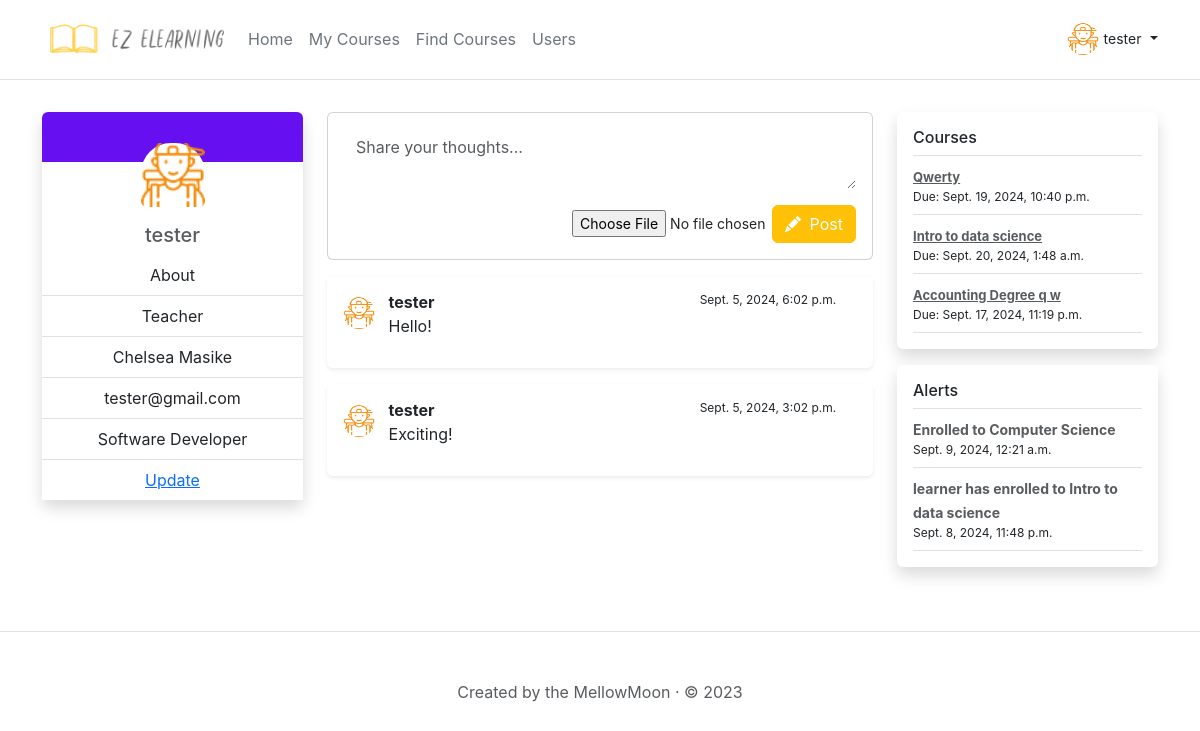
The app's page / (signed in) with its own data.
### eLearning_api/models.py (models this page shows, shortened)
class UserProfile(models.Model):
    profile_id = models.AutoField(primary_key=True)
    created_by = models.ForeignKey(User, on_delete=models.CASCADE)
    created_date = models.DateTimeField(auto_now_add=True)
    status = models.IntegerField(choices=Status.choices(), default=Status.Active)
    dob = models.DateField(default=None, blank=True, null=True)
    occupation = models.CharField(max_length=50, blank=True)
    location = models.CharField(max_length=255, blank=True)
    profile_picture = models.ImageField(upload_to='images/', blank=True)

class UserStatus(models.Model):
    user_status_id = models.AutoField(primary_key=True)
    created_date = models.DateTimeField(auto_now_add=True)
    created_by = models.ForeignKey(User, on_delete=models.CASCADE)
    created_by_username = models.CharField(max_length=255, blank=True)
    message = models.CharField(max_length=255, blank=True)
    media_image = models.ImageField(upload_to='images/posts/', blank=True)

class Course(models.Model):
    course_id = models.AutoField(primary_key=True)
    created_date = models.DateTimeField(auto_now_add=True)
    created_by = models.ForeignKey(User, on_delete=models.CASCADE)
    modified_date = models.DateTimeField(null=True)
    status = models.IntegerField(choices=Status.choices(), default=Status.Active)
    title = models.CharField(max_length=255, blank=False)
    description = models.CharField(max_length=255, blank=True)
    category = models.CharField(max_length=255, blank=False)
    due_date = models.DateTimeField(null=True)

class Alert(models.Model):
    alert_id = models.AutoField(primary_key=True)
    created_date = models.DateTimeField(auto_now_add=True)
    status = models.IntegerField(choices=Status.choices(), default=Status.Active)
    created_by = models.ForeignKey(User, on_delete=models.CASCADE)
    message = models.CharField(max_length=255, blank=True)

### eLearning_web_app/views.py (the view)
# urls.py: 2. Add a URL to urlpatterns:  path('', views.home, name='home')
def home(request, user_id=0):
    user = request.user
    if user.is_active:
        owner_user = user
        if user_id != 0:
            owner_user = User.objects.get(id=user_id)
            if not owner_user:
                owner_user = user
        owner_user_profile = UserProfile.objects.get(created_by=owner_user)
        current_user_profile = UserProfile.objects.get(created_by=user)
        status_updates = UserStatus.objects.filter(created_by=owner_user).order_by('-created_date')
        owner_usertype = 'Student'
        if owner_user.groups.filter(name='Teacher').exists():
            owner_usertype = 'Teacher'
        current_is_teacher = False
        current_usertype = 'Student'
        if user.groups.filter(name='Teacher').exists():
            current_usertype = 'Teacher'
            current_is_teacher = True
        is_owner = False
        if user.id == owner_user.id:
            is_owner = True
        courses = []
        if owner_usertype == 'Student':
            usercourses = UserCourse.objects.select_related("course").filter(~Q(status=Status.Archived),user=owner_user)
            for uc in usercourses:
                courses.append(uc.course)
        else:
            usercourses = Course.objects.filter(~Q(status=Status.Archived),created_by=owner_user)
            for c in usercourses:
                courses.append(c)
        alert_list = []
        alerts = Alert.objects.filter(created_by=owner_user, status=Status.Active).order_by('-created_date')
        for a in alerts:
            alert_list.append(a)
        return render(request, 'home.html', {'owner_user': owner_user,'owner_user_profile':owner_user_profile,'owner_usertype':owner_usertype, 'current_user': user,
                                             'current_usertype': current_usertype,'courses':courses, 'current_user_profile':current_user_profile,
                                             'status_updates': status_updates,'is_owner':is_owner,'current_is_teacher':current_is_teacher,'alert_list':alert_list})
    return HttpResponseRedirect('/signin')

### eLearning_web_app/templates/home.html (shortened to what this page needs)
{% extends 'base.html' %}
{% block content %}
{% if current_user.is_authenticated %}
<div class="row">
    <div class="col">
        <div class="my-3 bg-body rounded shadow">
            <div class="h-50px rounded-top" style="background-color:#6610f2; background-position: center; background-size: cover; background-repeat: no-repeat;"></div>
                    <div class="text-center  rounded">
                    <div class="avatar avatar-lg dvavatar mb-3">
                        {% load static %}
                        {% if owner_user_profile.profile_picture %}
                        <img class="avatar-img rounded" src="{{owner_user_profile.profile_picture.url}}" alt="">
                        {% else %}
                        {% load static %}
                        {% endif %}
                    </div>
                    <h5 style="color:#212529bf">{{ owner_user.username }}</h5>
                    <div class="justify-content-center rounded-bottom">
                        <ul class="list-group list-group-flush user_info">
                            <li class="list-group-item">About</li>
                            <li class="list-group-item">{{owner_usertype}}</li>
                            {% if owner_user.first_name %}
                                <li class="list-group-item">
                                {{owner_user.first_name}}
                                {% if owner_user.last_name %}
                                {{owner_user.last_name}}
                                {% endif %}
                            </li>
                            {% endif %}
                            {% if owner_user.email %}<li class="list-group-item">{{owner_user.email}}</li>{% endif %}
                            {% if owner_user_profile.occupation %}<li class="list-group-item">{{owner_user_profile.occupation}}</li>{% endif %}
                            {% if is_owner %}<li class="list-group-item"><a href="/user/profile/{{owner_user.id}}/update/details">Update</a></li>{% endif %}
                        </ul>
                    </div>
            </div>
    </div>
    </div>
    <div class="col-6 ">
        {% if is_owner %}
        <div class="card card-body  my-3 ">
            <div class="d-flex mb-3">
                <form class="w-100">
                    <textarea id="taPostMessage" class="form-control pe-4 border-0" rows="2" data-autoresize="" maxlength="255" placeholder="Share your thoughts..."></textarea>
                </form>
            </div>
            <ul style="margin-left: auto;" class="nav nav-pills nav-stack small fw-normal">
                <form id="formCreateStatusUpdate">
                    <input style="width: 200px; margin-top: 5px;" type="file" id="post_media_file" />
                </form>
                <button class="btn btn-warning btncreatestatusupdate" type="button"> <i class="bi bi-pencil-fill pe-1"></i> Post </button>
            </ul>
        </div>
        {% endif %}
        <div class="dvposts" >
            {% for status_update in status_updates %}
                <div class="my-3 p-3 bg-body rounded shadow-sm">
                    <a class="d-inline-block" style="width: 8%;" href="/user/profile/{{ post.created_by_id }}">
                        {% load static %}
                        {% if owner_user_profile.profile_picture %}
                        <img class="avatar-2em me-2 rounded-circle" src="{{owner_user_profile.profile_picture.url}}" alt="">
                        {% else %}
                        {% load static %}
                        {% endif %}
                      </a>
                      <div class="infocontainer d-inline-block pb-3 mb-0 lh-sm">
                        <strong class="username d-block mb-1 text-gray-dark">{{owner_user.username}}</strong><div class="post_create_date">{{status_update.created_date}}</div>
                        <div class="info d-block">{{status_update.message}} </div>
                        {% load static %}
                      </div>
                </div>
            {% endfor %}
        </div>
    </div>
    <div class="col">
        <div class="my-3 p-3 bg-body rounded shadow row_enrolled_user">
            <h6 class="border-bottom pb-2 mb-0">Courses</h6>
            {% for course in courses %}
            <div class="pb-2 pt-2 mb-0 border-bottom row_material">
                <strong class="text-gray-dark mb-1 username">
                    <a href="/course/{{course.course_id}}">{{course.title}}</a>
                </strong>
                {% if course.due_date %}
                    <div style="font-size: 12px;">Due: {{course.due_date}}</div>
                {% endif %}
            </div>
            {% endfor %}
        </div>
        <div class="my-3 p-3 bg-body rounded shadow row_enrolled_user">
            <h6 class="border-bottom pb-2 mb-0">Alerts</h6>
            {% for a in alert_list %}
            <div class="pb-2 pt-2 mb-0 border-bottom row_material">
                <strong class="text-gray-dark mb-1 username">
                    {{a.message}}
                </strong>
                <div style="font-size: 12px;">{{a.created_date}}</div>
            </div>
            {% endfor %}
        </div>
    </div>
  </div>
{% endif %}
{% endblock %}

### templates/base.html (shortened to what this page needs)
{% load static %}
<!DOCTYPE html>
<html lang="en" class="h-100">
  <head>
    <link
      href="https://cdn.jsdelivr.net/npm/bootstrap@5.3.0-alpha1/dist/css/bootstrap.min.css"
      rel="stylesheet"
    />
    <link rel="stylesheet" href="https://cdn.jsdelivr.net/npm/bootstrap-icons@1.10.5/font/bootstrap-icons.css">
    {% load static %}
    <link href="{% static 'css/custom.css' %}" rel="stylesheet" />
  </head>
  <body>
    <header class="p-3 mb-3 border-bottom">
      <div class="container">
        <div
          class="d-flex flex-wrap align-items-center justify-content-center justify-content-lg-start"
        >
          <a
            href="/"
            class="d-flex text-center align-items-center mb-2 mb-lg-0 text-dark text-decoration-none"
          >
            {% load static %}
            <img
              src="{% static 'images/logo.png' %}"
              alt="Logo"
              class="bi me-2"
              role="img"
              width="190px"
              aria-label="Bootstrap"
            />
          </a>
          <ul
            class="nav col-12 col-lg-auto me-lg-auto mb-2 justify-content-center mb-md-0"
          >
            {% if user.is_authenticated %}
            <li>
              <a href="/" class="nav-link px-2 link-secondary {% if page == 'home' %}active{% endif %}">Home</a>
            </li>
            <li>
              <a href="/my-courses" class="nav-link px-2 link-secondary  {% if page == 'myfriends' %}active{% endif %}">My Courses</a>
            </li>
            <li>
              <a href="/search-courses" class="nav-link px-2 link-secondary  {% if page == 'myfriends' %}active{% endif %}">Find Courses</a>
            </li>
            {% if current_is_teacher %}
            <li>
              <a href="/users" class="nav-link px-2 link-secondary  {% if page == 'myfriends' %}active{% endif %}">Users</a>
            </li>
            {% endif %}
            {% endif %}
          </ul>
          {% if user.is_authenticated %}
          <div class="dropdown text-end">
            <a
              href="#"
              class="d-block link-dark text-decoration-none dropdown-toggle"
              data-bs-toggle="dropdown"
              aria-expanded="false"
            >
              {% load static %}
              {% if current_user_profile.profile_picture %}
              <img
                alt="User"
                width="32"
                height="32"
                class="rounded-circle" src="{{current_user_profile.profile_picture.url}}" alt="">
              {% else %}
              {% load static %}
              {% endif %}
              <label style="font-size: 14px">{{ current_user.username }}</label>
            </a>
          </div>
          {% endif %}
        </div>
      </div>
    </header>
    <main class="container">
      <div class="rounded">{% block content %} {% endblock %}</div>
    </main>
    <footer class="pt-5 my-5 text-muted border-top text-center">
      Created by the MellowMoon · © 2023
    </footer>
  </body>
</html>

### static/css/custom.css (style rules this page uses)
:root { --Alice-Blue: #f0f7f9; --Sky-blue: #8ecae6; --Blue-Green: #219ebc; --Prussian-blue: #023047; --Selective-yellow: #ffb703; --UT-orange: #fb8500; --Fire-engine-red: #d62828; --Primary-theme-color:#E8352A; --Secondary-theme-color:#E8772E; --Top-Gradient: linear-gradient(0deg, var(--Alice-Blue), var(--Sky-blue), var(--Blue-Green), var(--Prussian-blue), var(--Selective-yellow), var(--UT-orange), var(--Fire-engine-red)); --Right-Gradient: linear-gradient(90deg, var(--Alice-Blue), var(--Sky-blue), var(--Blue-Green), var(--Prussian-blue), var(--Selective-yellow), var(--UT-orange), var(--Fire-engine-red)); --Bottom-Gradient: linear-gradient(180deg, var(--Alice-Blue), var(--Sky-blue), var(--Blue-Green), var(--Prussian-blue), var(--Selective-yellow), var(--UT-orange), var(--Fire-engine-red)); --Left-Gradient: linear-gradient(270deg, var(--Alice-Blue), var(--Sky-blue), var(--Blue-Green), var(--Prussian-blue), var(--Selective-yellow), var(--UT-orange), var(--Fire-engine-red)); --Top-Right-Gradient: linear-gradient(45deg, var(--Alice-Blue), var(--Sky-blue), var(--Blue-Green), var(--Prussian-blue), var(--Selective-yellow), var(--UT-orange), var(--Fire-engine-red)); --Bottom-Right-Gradient: linear-gradient(135deg, var(--Alice-Blue), var(--Sky-blue), var(--Blue-Green), var(--Prussian-blue), var(--Selective-yellow), var(--UT-orange), var(--Fire-engine-red)); --Top-Left-Gradient: linear-gradient(225deg, var(--Alice-Blue), var(--Sky-blue), var(--Blue-Green), var(--Prussian-blue), var(--Selective-yellow), var(--UT-orange), var(--Fire-engine-red)); --Bottom-Left-Gradient: linear-gradient(315deg, var(--Alice-Blue), var(--Sky-blue), var(--Blue-Green), var(--Prussian-blue), var(--Selective-yellow), var(--UT-orange), var(--Fire-engine-red)); --Radial-Gradient: radial-gradient(var(--Alice-Blue), var(--Sky-blue), var(--Blue-Green), var(--Prussian-blue), var(--Selective-yellow), var(--UT-orange), var(--Fire-engine-red)); }
body { font-family: -apple-system,BlinkMacSystemFont,"Segoe UI",Roboto,"Helvetica Neue",Arial,sans-serif,"Apple Color Emoji","Segoe UI Emoji","Segoe UI Symbol", 'Playfair Display', serif; }
.post_create_date { position: absolute; right: 15px; top: 0px; font-size: 12px; }
.btn-warning { color:white !important; }
.row_enrolled_user a { font-size: 13px !important; font-weight: bold !important; color: #212529bf !important; }
.rounded-top { border-top-left-radius: 0.375rem; }
.rounded-bottom { border-top-left-radius: 0.375rem; }
.course_feedback .username,.row_enrolled_user .username,.row_material .username { font-size: 14px; font-weight: bold; color: var(--bs-secondary-color) !important; }
.avatar { height: 3rem; width: 3rem; position: relative; display: inline-block; -ms-flex-negative: 0 !important; flex-shrink: 0 !important; }
.dvposts .infocontainer { width: 90%;position: relative; }
.dvposts .post_create_date { position:absolute; right: 15px; top:0px;font-size: 12px; }
.dvposts .avatar-2em { margin-top: 5px; height: 2rem; width: 2rem; position: relative; display: inline-block; -ms-flex-negative: 0 !important; flex-shrink: 0 !important; }
.dvposts a { vertical-align: top; }
.avatar-lg { height: 4rem; width: 4rem; }
.avatar-img { width: 100%; height: 100%; -o-object-fit: cover; object-fit: cover; }
.h-50px { height: 50px !important; }
.dvavatar { background-color: white; border-radius: 30px; margin-top: -3rem !important; }

### records on screen
UserProfile: profile_picture (picture), occupation "Software Developer"
UserStatus: profile_picture (picture), created_date "Sept. 5, 2024, 6:02 p.m.", message "Hello!"
UserStatus: profile_picture (picture), created_date "Sept. 5, 2024, 3:02 p.m.", message "Exciting!"
Course: title "Qwerty", due_date "Sept. 19, 2024, 10:40 p.m."
Course: title "Intro to data science", due_date "Sept. 20, 2024, 1:48 a.m."
Course: title "Accounting Degree q w", due_date "Sept. 17, 2024, 11:19 p.m."
Alert: message "Enrolled to Computer Science", created_date "Sept. 9, 2024, 12:21 a.m."
Alert: message "learner has enrolled to Intro to data science", created_date "Sept. 8, 2024, 11:48 p.m."

### other values on screen
{{ current_user.username }} "tester"
{{ owner_user.username }} "tester"
{{ owner_usertype }} "Teacher"
{{ owner_user.first_name }} "Chelsea"
{{ owner_user.last_name }} "Masike"
{{ owner_user.email }} "tester@gmail.com"
